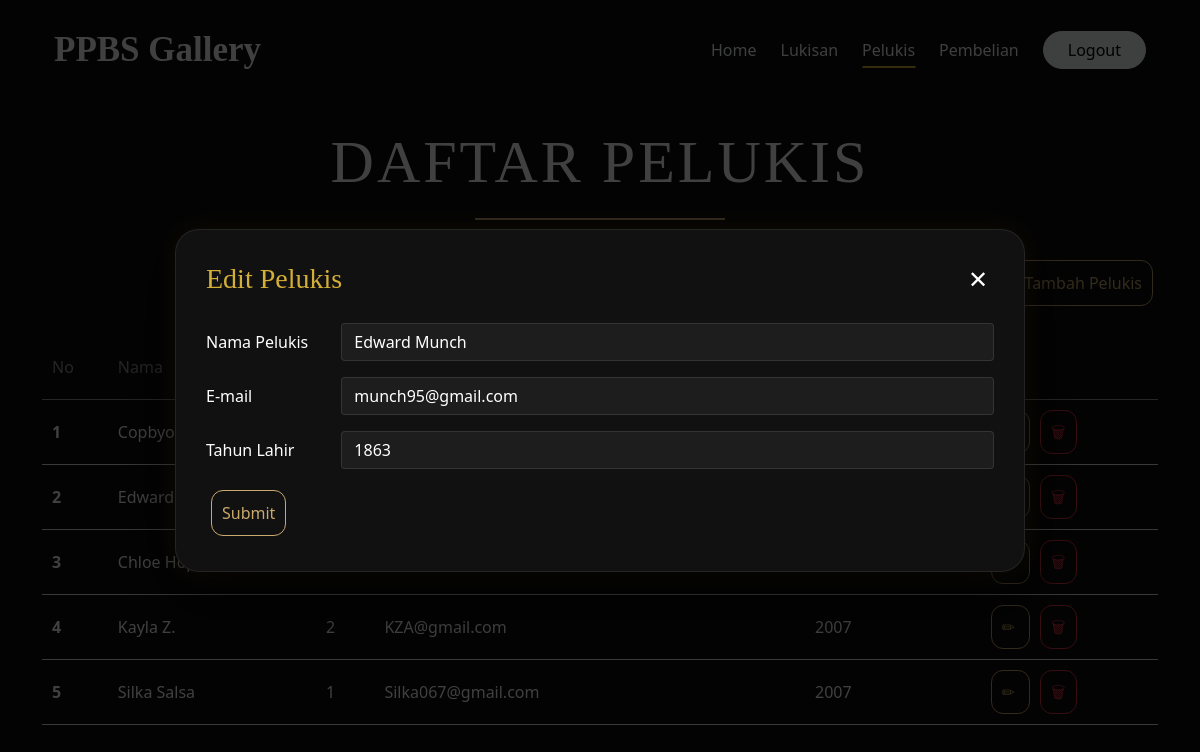
/pelukis.php?op=edit&id_pelukis=4, run on the app's committed database.
### tables this page shows
CREATE TABLE `pelukis` (
  `id_pelukis` int(11) NOT NULL,
  `nama_pelukis` varchar(50) NOT NULL,
  `tahun_lahir` int(11) DEFAULT NULL,
  `email` varchar(50) DEFAULT NULL
);

### pelukis.php (the view, shortened to what this page needs)
<?php include 'koneksi.php';
$nama_pelukis   = "";
$email          = "";
$tahun_lahir    = "";
if(isset($_GET['op'])) {
    $op = $_GET['op'];
} else {
    $op = "";
}
if($op == 'edit') {
    $id_pelukis     = $_GET['id_pelukis'];
    $sql1           = "SELECT * FROM pelukis where id_pelukis = '$id_pelukis'";
    $q1             = mysqli_query($koneksi, $sql1);
    $r1             = mysqli_fetch_array($q1);
    $nama_pelukis   = $r1['nama_pelukis'];
    $email          = $r1['email'];
    $tahun_lahir    = $r1['tahun_lahir'];
}
?>
<!DOCTYPE html>
<html lang="en">
<head>
    <link href="https://cdn.jsdelivr.net/npm/bootstrap@5.0.2/dist/css/bootstrap.min.css" rel="stylesheet">
    <link rel="stylesheet" href="styles.css?v=1">
</head>
<body style="background:#0d0d0d;color:white;">
    <div class="container">
        <nav class="navbar navbar-expand-lg py-4">
                <div class="container-fluid">
                    <span style="font-family:'Times New Roman',serif; font-size:35px; font-weight:bold; color:white;">
                        PPBS Gallery
                    </span>
                    <div class="ms-auto d-flex align-items-center gap-4">
                        <a class="text-decoration-none text-light" href="home.php">
                            Home
                        </a>
                            <a class="text-decoration-none text-light" href="lukisan.php">Lukisan</a>
                            <a class="text-decoration-none text-light active-link" href="pelukis.php">Pelukis</a>
                            <a class="text-decoration-none text-light" href="pembelian.php">Pembelian</a>
                        <a class="btn btn-light rounded-pill px-4"
                            href="logout.php"
                            onclick="return confirm('Yakin mau logout?')">
                            Logout
                        </a>
                    </div>
                </div>
            </nav>
                <div class="modal-container" id="modalContainer">
            <div class="custom-modal">
                <div class="modal-header-custom">
                    <h3>
                        <?php echo ($op == 'edit') ? 'Edit Pelukis' : 'Tambah Pelukis'; ?>
                    </h3>
                    <button id="closeModal" class="close-btn">
                        ✕
                    </button>
                </div>
                <div class="modal-body-custom">
                    <form action="" method="POST" enctype="multipart/form-data">
                        <div class="mb-3 row">
                            <label for="nama_pelukis" class="col-sm-2 col-form-label">Nama Pelukis</label>
                            <div class="col-sm-10">
                                <input type="text" class="form-control" id="nama_pelukis" name="nama_pelukis" value="<?php echo $nama_pelukis ?>">
                            </div>
                        </div>
                        <div class="mb-3 row">
                            <label for="email" class="col-sm-2 col-form-label">E-mail</label>
                            <div class="col-sm-10">
                                <input type="email" placeholder="example@gmail.com" class="form-control" id="email" name="email" value="<?php echo $email ?>">
                            </div>
                        </div>
                        <div class="mb-3 row">
                            <label for="tahun_lahir" class="col-sm-2 col-form-label">Tahun Lahir</label>
                            <div class="col-sm-10">
                                <input type="text" class="form-control" id="tahun_lahir" name="tahun_lahir" value="<?php echo $tahun_lahir ?>">
                            </div>
                        </div>
                        <div class="col-12">
                            <input type="submit" name="submit" value="Submit" class="btn-dark-custom">
                        </div>
                    </form>
                </div>
            </div>
        </div>
        <div class="hero fade-up">
            <h1>DAFTAR PELUKIS</h1>
            <div class="gold-line"></div>
        </div>
        <div class="text-end mb-4 fade-up">
            <button id="openModal" class="btn-dark-custom">
                + Tambah Pelukis
            </button>
        </div>
            <table class="table table-hover align-middle fade-up">
                <thead>
                    <tr>
                    <th scope="col">No</th>
                    <th scope="col">Nama</th>
                    <th scope="col">ID</th>
                    <th scope="col">E-mail</th>
                    <th scope="col">Tahun Lahir</th>
                    <th scope="col">    </th>
                    </tr>
                </thead>
                <tbody>
                    <?php
                    $sql2    = "SELECT * FROM pelukis order by id_pelukis desc";
                    $q2     = mysqli_query($koneksi, $sql2);
                    $urut   = 1;
                    while($r2 = mysqli_fetch_array($q2)) {
                        $id_pelukis   = $r2['id_pelukis'];
                        $nama_pelukis = $r2['nama_pelukis'];
                        $email        = $r2['email'];
                        $tahun_lahir  = $r2['tahun_lahir'];
                        ?>
                        <tr>
                            <th scope="row"><?php echo $urut++ ?></th>
                            <td scope="row"><?php echo $nama_pelukis ?></td>
                            <td scope="row"><?php echo $id_pelukis ?></td>
                            <td scope="row"><?php echo $email?></td>
                            <td scope="row"><?php echo $tahun_lahir ?></td>
                            <td scope="row">
                                <a class="btn-dark-custom" href="pelukis.php?op=edit&id_pelukis=<?php echo $r2['id_pelukis']; ?>">
                                    ✏
                                </a>
                                <a class="btn-dark-custom btn-delete" href="pelukis.php?op=delete&id_pelukis=<?php echo $r2['id_pelukis']; ?>"
                                onclick="return confirm('Hapus data ini?')">
                                    🗑
                                </a>
                            </td>
                        </tr>
                        <?php
                    }
                    ?>
                </tbody>
            </table>
        <br><br>
    </div>
</body>
</html>

### styles.css (style rules this page uses)
.fade-up { opacity:0; transform:translateY(50px); transition: opacity .8s ease, transform .8s ease; }
.fade-up.show { opacity:1; transform:translateY(0); }
.active-link { position: relative; font-weight: 500; }
.active-link::after { content: ""; position: absolute; left: 0; bottom: -6px; width: 100%; height: 2px; background: white; }
.text-light { position: relative; }
.text-light::after { content:''; position:absolute; left:50%; bottom:-6px; width:0; height:2px; background:#d4af37; transition:all .3s ease; transform:translateX(-50%); }
.text-light:hover::after, .active-link::after { width:100%; }
.btn-dark-custom { flex:1; background:transparent; border:1px solid rgba(255,255,255,.15); border-color:#c9a96e; color:#c9a96e; border-radius:12px; padding:10px; text-decoration:none; text-align:center; margin: 5px; }
.btn-delete { border-color:#dc3545; color:#dc3545; }
.btn-gold, .btn-delete { flex:1; text-align:center; }
.modal-container { position:fixed; inset:0; background:rgba(0,0,0,.75); display:flex; justify-content:center; align-items:center; opacity:0; pointer-events:none; transition:.3s; z-index:9999; }
.modal-container.show { opacity:1; pointer-events:auto; }
.custom-modal { width:850px; max-width:90%; max-height:85vh; overflow-y:auto; background:#111; border:1px solid rgba(255,255,255,.08); border-radius:24px; padding:30px; box-shadow: 0 20px 60px rgba(0,0,0,.6), 0 0 30px rgba(212,175,55,.08); animation:popup .35s ease; }
.modal-header-custom { display:flex; justify-content:space-between; align-items:center; margin-bottom:25px; }
.modal-header-custom h3 { color:#d4af37; margin:0; font-family:'Cormorant Garamond',serif; }
.close-btn { background:none; border:none; color:white; font-size:24px; cursor:pointer; }
.modal-body-custom { color:white; }
.form-control, .form-select { background: rgba(255,255,255,0.05); border: 1px solid rgba(255,255,255,0.1); color:white; }
body { background:#050505; color:white; font-family: "Segoe UI", sans-serif; }
.hero { text-align:center; padding:25px 0 15px; }
.hero h1 { font-family:"Times New Roman", serif; font-size:60px; letter-spacing:3px; color:#ffffff; }
.gold-line { width:250px; height:2px; background:#c9a96e; margin:20px auto; }
.table { color:white; }
.table td, .table th { padding: 20px 10px; }
.table thead th { color: #929292; border-bottom: 1px solid rgba(255,255,255,0.15); font-weight: 500; }
.table-hover tbody tr { transition: all .25s ease; }

### data on the page
pelukis: nama_pelukis "Edward Munch", email "munch95@gmail.com", tahun_lahir "1863", nama_pelukis "Edward…"
pelukis: nama_pelukis "Copbyo"
pelukis: nama_pelukis "Chloe Hope"
pelukis: nama_pelukis "Kayla Z.", id_pelukis "2", email "KZA@gmail.com", tahun_lahir "2007"
pelukis: nama_pelukis "Silka Salsa", id_pelukis "1", email "Silka067@gmail.com", tahun_lahir "2007"
